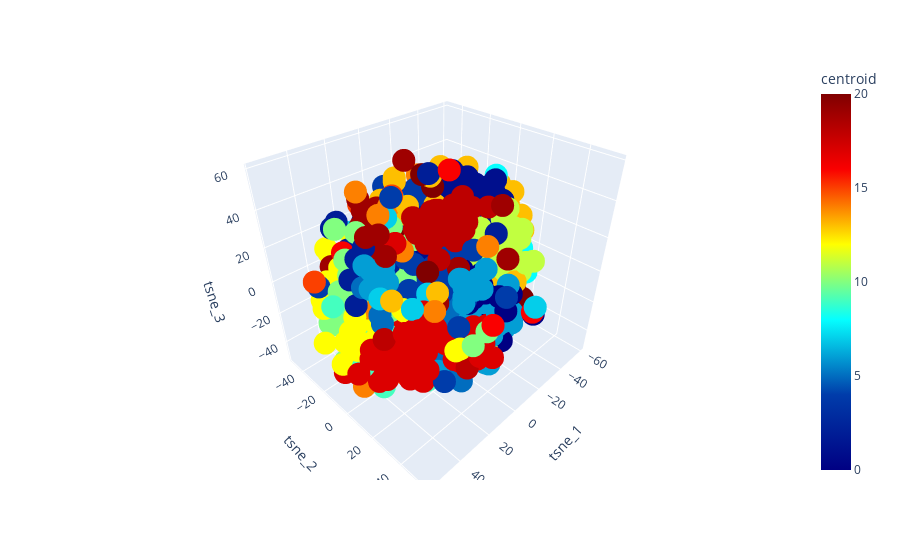

Here is the notebook cell this chart was saved with:
### Code cell
px.scatter_3d(df_with_emb2, x='tsne_1', y='tsne_2', z='tsne_3', hover_data='Motion', color='centroid',color_continuous_scale=px.colors.sequential.Jet)

### Figure 1 — Plotly figure (JSON) as saved in the notebook; plotly's stock layout.template omitted (floating-point values rounded to 4 significant figures; data arrays with more than 128 entries replaced by an {"elided": "..."} marker saying what was removed)
{"data": [{"customdata": {"elided": "1011x1 str values"}, "hovertemplate": "tsne_1=%{x}<br>tsne_2=%{y}<br>tsne_3=%{z}<br>Motion=%{customdata[0]}<br>centroid=%{marker.color}<extra></extra>", "legendgroup": "", "marker": {"color": {"elided": "1011 int values"}, "coloraxis": "coloraxis", "symbol": "circle"}, "mode": "markers", "name": "", "scene": "scene", "showlegend": false, "type": "scatter3d", "x": {"elided": "1011 float values"}, "y": {"elided": "1011 float values"}, "z": {"elided": "1011 float values"}}], "layout": {"coloraxis": {"colorbar": {"title": {"text": "centroid"}}, "colorscale": [[0, "rgb(0,0,131)"], [0.2, "rgb(0,60,170)"], [0.4, "rgb(5,255,255)"], [0.6, "rgb(255,255,0)"], [0.8, "rgb(250,0,0)"], [1, "rgb(128,0,0)"]]}, "legend": {"tracegroupgap": 0}, "margin": {"t": 60}, "scene": {"domain": {"x": [0, 1], "y": [0, 1]}, "xaxis": {"title": {"text": "tsne_1"}}, "yaxis": {"title": {"text": "tsne_2"}}, "zaxis": {"title": {"text": "tsne_3"}}}}}
